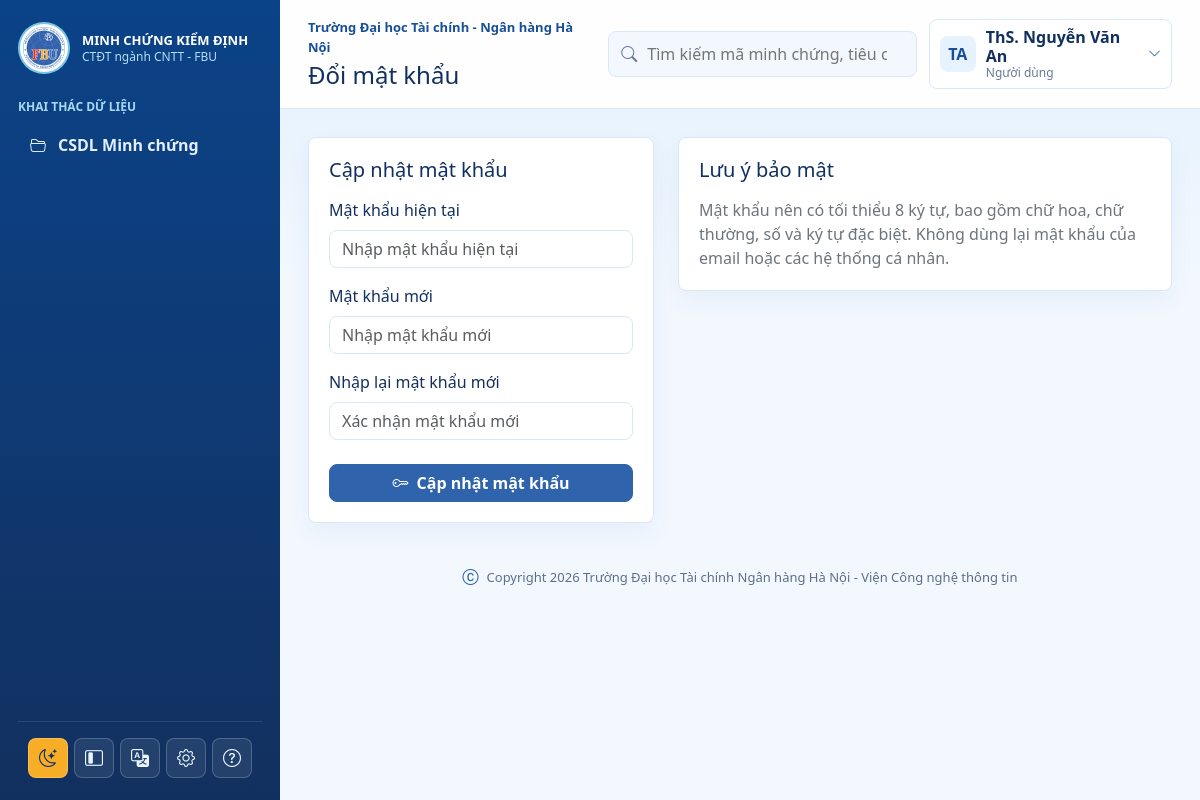
/user/change_password.php (signed in), run on the app's committed database.
### tables this page shows
CREATE TABLE NguoiDung (
    MaNguoiDung VARCHAR(50) NOT NULL PRIMARY KEY,
    HoTen VARCHAR(150) NOT NULL,
    Email VARCHAR(150) NOT NULL UNIQUE,
    SoDienThoai VARCHAR(30) NULL,
    TenDangNhap VARCHAR(80) NOT NULL UNIQUE,
    MatKhau VARCHAR(255) NOT NULL,
    VaiTro ENUM('admin', 'user') NOT NULL DEFAULT 'user',
    TrangThai TINYINT(1) NOT NULL DEFAULT 1,
    DuongDanAnhDaiDien VARCHAR(500) NULL,
    DangNhapCuoi DATETIME NULL,
    NgayTao TIMESTAMP DEFAULT CURRENT_TIMESTAMP
);

### includes/data.php (called while the page is built, shortened)
<?php
$pdo = db();
$trainingProgram = [
    'name'   => 'Công nghệ thông tin',
    'code'   => '7480201',
    'degree' => 'Cử nhân',
    'school' => 'Trường Đại học Tài chính - Ngân hàng Hà Nội',
    'cycle'  => '2026-2031',
];
$roles = [
    'admin' => 'Quản trị viên',
    'user'  => 'Người dùng',
];
if (!function_exists('vn_user_status')) {
    function vn_user_status(int $status): string
    {
        return $status === 1 ? 'Đang hoạt động' : 'Ngưng áp dụng';
    }
}
$users = [];
try {
    $stmt = $pdo->query("
        SELECT
            u.MaNguoiDung AS id,
            u.MaNguoiDung AS user_code,
            u.HoTen,
            u.Email,
            COALESCE(u.SoDienThoai, '') AS phone,
            u.TenDangNhap,
            u.VaiTro,
            u.TrangThai,
            u.DuongDanAnhDaiDien AS avatar
        FROM NguoiDung u
        ORDER BY u.MaNguoiDung
    ");
    foreach ($stmt->fetchAll() as $row) {
        $roleName = $row['VaiTro'] === 'admin' ? 'Quản trị viên' : 'Người dùng';
        $users[] = [
            'id'         => $row['id'],
            'code'       => $row['user_code'],
            'name'       => $row['HoTen'],
            'username'   => $row['TenDangNhap'],
            'email'      => $row['Email'],
            'phone'      => $row['phone'] ?? '',
            'role'       => $row['VaiTro'],
            'role_code'  => $row['VaiTro'],
            'role_name'  => $roleName,
            'avatar'     => $row['avatar'],
            'status_raw' => (int) $row['TrangThai'],
            'status'     => vn_user_status($row['TrangThai']),
        ];
    }
} catch (Throwable $e) {
    $users = [];
}
if (!function_exists('current_user')) {
    function current_user(): array
    {
        global $users;
        $userId = $_SESSION['user_id'] ?? 'ND001';
        foreach ($users as $u) {
            if ((string) $u['id'] === (string) $userId) {
                return $u;
            }
        }
        return $users[0] ?? [
            'id'     => 'ND001',
            'code'   => 'ND001',
            'name'   => 'Quản trị viên',
            'email'  => 'admin@fbu.edu.vn',
            'role'   => 'admin',
            'avatar' => null,
        ];
    }
}
$currentUser = current_user();

### includes/helpers.php (the view, shortened to what this page needs)
<?php
function base_url(string $path = ''): string
{
    $script = str_replace('\\', '/', dirname($_SERVER['SCRIPT_NAME']));
    $root = preg_replace('#/(admin|user|auth|includes)$#', '', $script);
    $root = rtrim($root, '/');
    return $root . '/' . ltrim($path, '/');
}
function user_initials(string $name): string
{
    $name = trim($name);
    $parts = preg_split('/\s+/u', $name);
    $first = mb_substr($parts[0] ?? 'U', 0, 1, 'UTF-8');
    $last = mb_substr($parts[count($parts) - 1] ?? $first, 0, 1, 'UTF-8');
    return mb_strtoupper($first . $last, 'UTF-8');
}
function avatar_html(?string $avatarPath, ?string $name = 'User', string $class = 'avatar'): string
{
    $name = (string)($name ?: 'User');
    return '<span class="' . htmlspecialchars($class, ENT_QUOTES, 'UTF-8') . '">' . htmlspecialchars(user_initials($name), ENT_QUOTES, 'UTF-8') . '</span>';
}
?>

### includes/header.php (shortened to what this page needs)
<?php
require_once __DIR__ . '/helpers.php';
require_once __DIR__ . '/data.php';
$pageTitle = $pageTitle ?? $appName;
?>
<!doctype html>
<html lang="vi">
<head>
    <link href="https://cdn.jsdelivr.net/npm/bootstrap@5.3.3/dist/css/bootstrap.min.css" rel="stylesheet">
    <link href="https://cdn.jsdelivr.net/npm/bootstrap-icons@1.11.3/font/bootstrap-icons.css" rel="stylesheet">
    <link href="<?= base_url('assets/css/app.css?v=24') ?>" rel="stylesheet">
</head>
<body>
<div class="app-shell">
    <?php include __DIR__ . '/sidebar.php'; ?>
    <main class="main-content">
        <header class="topbar">
            <div class="topbar-title">
                <p class="eyebrow mb-1"><?= htmlspecialchars($trainingProgram['school']) ?></p>
                <h1 class="h4 mb-0"><?= htmlspecialchars($heading ?? $pageTitle) ?></h1>
            </div>
            <div class="topbar-actions">
                <form class="search-box" action="<?= base_url('user/search.php') ?>" method="get">
                    <i class="bi bi-search"></i>
                    <input type="search" name="q" value="<?= htmlspecialchars($_GET['q'] ?? '') ?>" placeholder="Tìm kiếm mã minh chứng, tiêu chí...">
                </form>
                <div class="dropdown user-menu">
                    <button class="user-chip" type="button" data-bs-toggle="dropdown" aria-expanded="false">
                        <?= avatar_html($currentUser['avatar'] ?? null, $currentUser['name']) ?>
                        <span class="user-chip-text">
                            <strong><?= htmlspecialchars($currentUser['name']) ?></strong>
                            <small><?= htmlspecialchars($roles[$currentUser['role']] ?? 'Người dùng') ?></small>
                        </span>
                        <i class="bi bi-chevron-down user-chip-icon"></i>
                    </button>
                </div>
            </div>
        </header>
        <section class="content-wrap">

### assets/css/app.css (style rules this page uses)
:root { --ink: #12305f; --muted: #667896; --line: #d9e7f8; --surface: #ffffff; --soft: #f3f8ff; --brand: #2f64ad; --brand-dark: #174f9a; --brand-deep: #0b4388; --brand-light: #58b7e6; --accent: #f8ad26; --accent-red: #ed2a21; --danger: #c9221c; }
* { box-sizing: border-box; }
body { margin: 0; min-height: 100vh; background: linear-gradient(180deg, rgba(88, 183, 230, 0.12), rgba(243, 248, 255, 0.72) 280px), var(--soft); color: var(--ink); font-family: "Segoe UI", Arial, sans-serif; transition: background-color 0.2s ease, color 0.2s ease; }
.app-shell { display: grid; grid-template-columns: 280px minmax(0, 1fr); min-height: 100vh; transition: grid-template-columns 0.22s ease; }
.main-content { min-width: 0; min-height: 100vh; display: flex; flex-direction: column; }
.topbar { min-height: 84px; background: rgba(255, 255, 255, 0.96); border-bottom: 1px solid var(--line); padding: 18px 28px; display: flex; align-items: center; justify-content: space-between; gap: 20px; }
.eyebrow { color: var(--brand-dark); font-weight: 700; font-size: 13px; }
.topbar-actions { display: flex; align-items: center; gap: 12px; }
.search-box { width: 320px; display: flex; align-items: center; gap: 8px; background: var(--soft); border: 1px solid var(--line); border-radius: 8px; padding: 9px 12px; color: var(--muted); }
.search-box input { border: 0; outline: 0; background: transparent; width: 100%; }
.user-chip { display: flex; align-items: center; gap: 10px; color: var(--ink); background: #ffffff; border: 1px solid var(--line); border-radius: 8px; padding: 8px 10px; text-align: left; cursor: pointer; transition: border-color 0.2s ease, box-shadow 0.2s ease; }
.user-chip strong, .user-chip small { display: block; line-height: 1.2; }
.user-chip small { color: var(--muted); font-size: 12px; }
.user-chip-icon { color: var(--brand); font-size: 13px; margin-left: 2px; }
.avatar { width: 36px; height: 36px; border-radius: 8px; background: #e7f2ff; color: var(--brand-dark); display: grid; place-items: center; font-weight: 800; overflow: hidden; flex: 0 0 auto; }
.content-wrap { padding: 28px; }
.app-shell { display: grid; grid-template-columns: 280px minmax(0, 1fr); min-height: 100vh; }
.app-shell::before { display: none; }
.topbar { min-height: 84px; display: flex; align-items: center; flex-direction: row; justify-content: space-between; padding: 18px 28px; }
.topbar-actions { display: flex; flex-direction: row; align-items: center; width: auto; }
.search-box { width: 320px; }
.user-menu, .user-chip { width: auto; }
@media (min-width: 641px) { .app-shell { display: grid !important; grid-template-columns: 280px minmax(0, 1fr) !important; } }
@media (min-width: 641px) { .main-content { grid-column: 2 !important; grid-row: 1 !important; min-width: 0 !important; display: block !important; } }

### data on the page
nguoidung: HoTen "TA", HoTen "ThS. Nguyễn Văn An", VaiTro "Người dùng"

### other printed values
$trainingProgram['school'] "Trường Đại học Tài chính - Ngân hàng Hà Nội"
$heading "Đổi mật khẩu"
